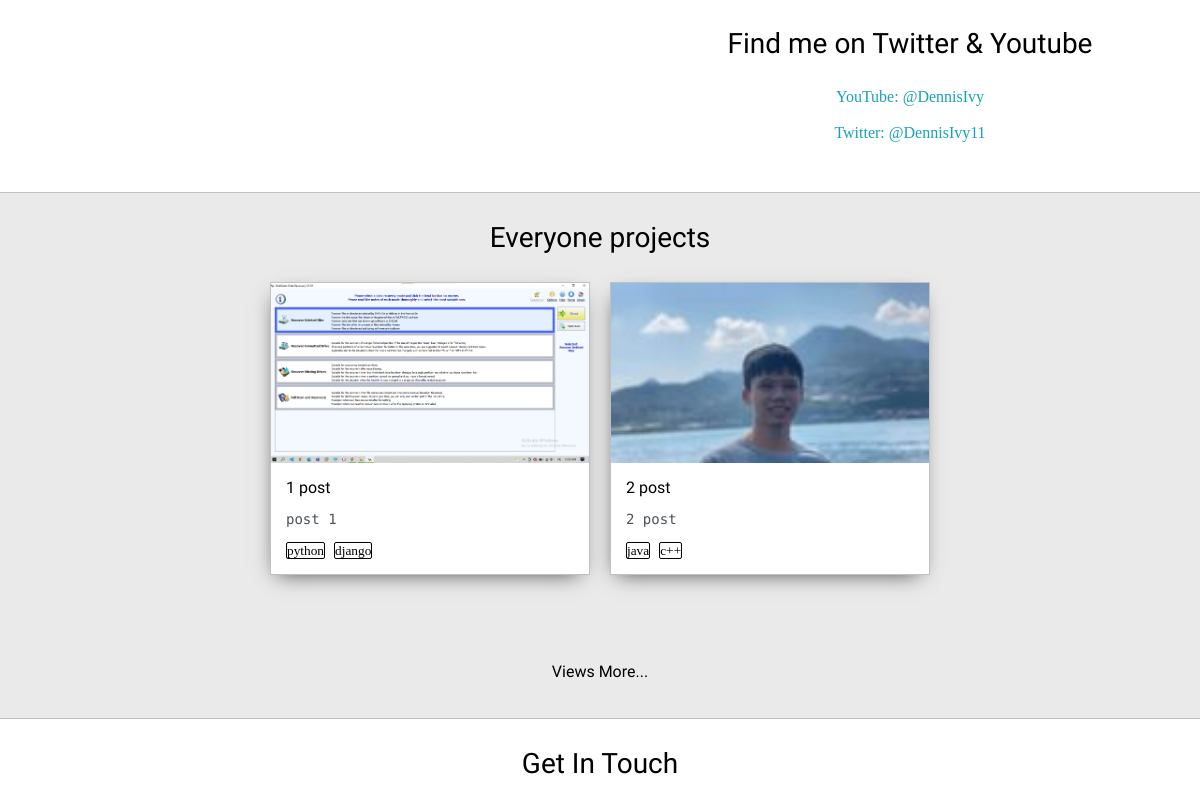
The app's page / (middle part), older data.
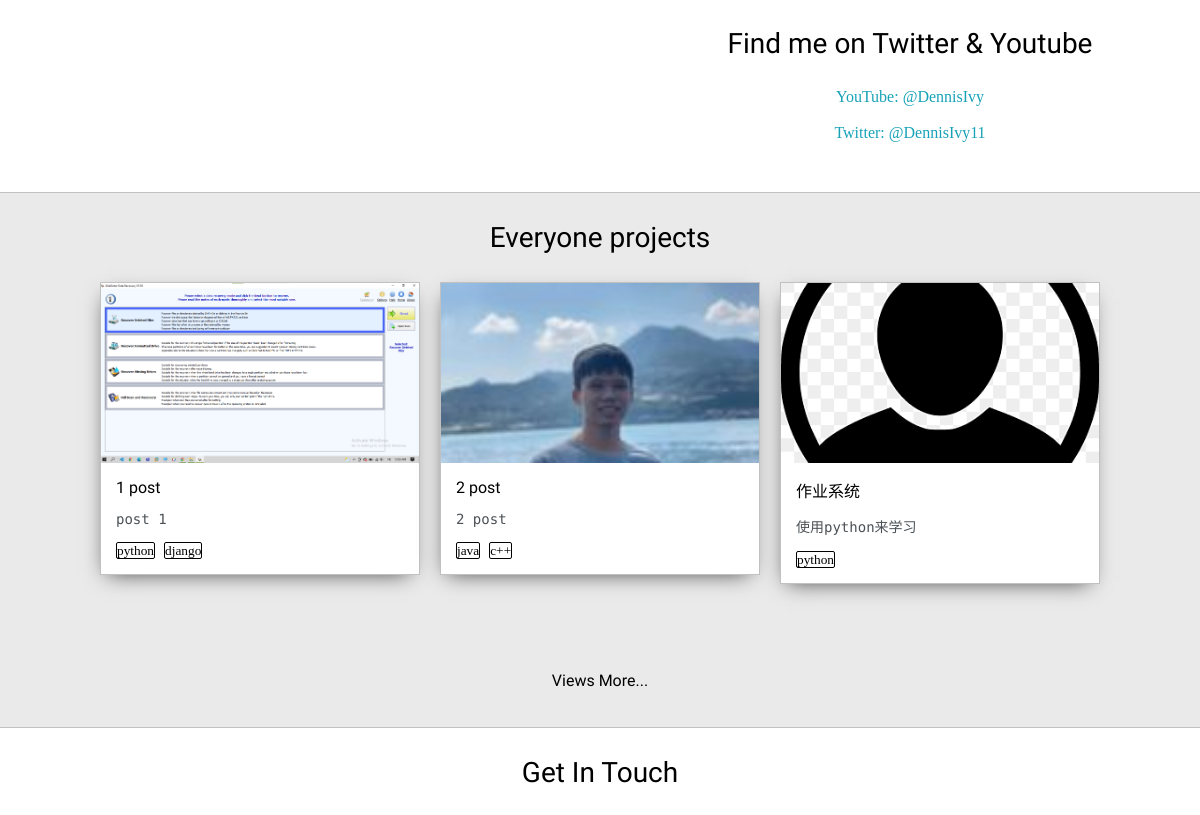
The same page, newer data.
### OurProfile/models.py (models this page shows, shortened)
class Post(models.Model):
    customer = models.ForeignKey(User,on_delete=models.CASCADE)
    images = models.ImageField(null = True,blank=True)
    title = models.CharField(max_length=200)
    body = models.TextField(max_length=500)
    date_created = models.DateTimeField(auto_now_add=True)
    categories = models.ManyToManyField(Tag,null=True)
    public = models.BooleanField(default=False)
    private = models.BooleanField(default=False)

class Tag(models.Model):
    name = models.CharField(max_length=50)
    def __str__(self):
        return self.name

### OurProfile/views.py (the view)
# urls.py: path('',views.home,name="home"),
def home(request):
    posts = Post.objects.all()[0:3]
    context = {'posts':posts}
    return render(request,"OurProfile/home.html",context)

### OurProfile/templates/OurProfile/home.html (shortened to what this page needs)
<!DOCTYPE html>
{% load static %}
<html>
<head>
	<link rel="stylesheet"  type="text/css" href="{% static 'css/layout.css' %}">
	<link id="theme-style" rel="stylesheet" type="text/css" href="">
</head>
<body>
	<section class="s2">
		<div class="main-container">
			<div class="about-wrapper">
				<div class="about-me">
				</div>
				<div class="social-links">
					<h3>Find me on Twitter & Youtube</h3>
					<a target="_blank" href="https://www.youtube.com/c/dennisivy">YouTube: @DennisIvy</a>
					<br>
					<a target="_blank" href="https://twitter.com/dennisivy11">Twitter: @DennisIvy11</a>
				</div>
			</div>
		</div>
	</section>
	<section class="s1">
		<div class="main-container">
			<h3 style="text-align: center;">Everyone projects</h3>
			<div class="post-wrapper">
			{% for post in posts %}
				<div>
					<div class="post">
						<a href="{% url 'post' post.id %}"><img class="thumbnail" src="{{ post.images.url }}"></a>
						<div class="post-preview">
							<h6 class="post-title">{{post.title}}</h6>
							<p class="post-intro">{{post.body}}</p>
							{% for categories in post.categories.all %}
								<small style="border: solid 1px;border-radius: 2px;margin-right: 5px;">{{categories}}</small>
							{% endfor %}
						</div>
					</div>
				</div>
			{% endfor %}
			</div>
			<a href="{% url 'posts' %}"><h6 style="text-align: center;">Views More...</h6></a>
		</div>
	</section>
	<section class="s2">
		<div class="main-container">
			<h3 style="text-align: center;">Get In Touch</h3>
		</div>
	</section>
</body>
</html>

### OurProfile/templates/OurProfile/navbar.html (shortened to what this page needs)
{% load static %}

### static/css/layout.css (style rules this page uses)
:root { --mainColor:#eaeaea; --secondaryColor:#fff; --borderColor:#c1c1c1; --mainText:black; --secondaryText:#4b5156; --themeDotBorder:#24292e; --previewBg:rgb(251, 249, 243, 0.8); --previewShadow:#f0ead6; --buttonColor:black; }
html, body { padding: 0; margin: 0; scroll-behavior: smooth; }
body * { transition: 0.3s; }
h1, h2, h3, h4, h5, h6, strong { color: var(--mainText); font-family: 'Russo One', sans-serif; font-weight: 500; }
p, li, span, label, input, textarea { color: var(--secondaryText); font-family: 'Roboto Mono', monospace; }
a { text-decoration: none; color:#17a2b8; }
h3 { font-size: 28px; }
h6 { font-size: 16px; }
.s1 { background-color: var(--mainColor); border-bottom:1px solid var(--borderColor); overflow:auto; }
.s2 { background-color: var(--secondaryColor); border-bottom:1px solid var(--borderColor); overflow:auto; }
.main-container { width: 1200px; margin: 0 auto; }
.about-wrapper { display: grid; grid-template-columns: repeat(auto-fit, minmax(320px, 1fr)); padding-bottom: 50px; padding-top: 50px; gap:100px; }
.social-links { display: grid; align-content: center; text-align: center; }
.post-wrapper { display: grid; grid-template-columns: repeat(auto-fit, 320px); gap:20px; justify-content: center; padding-bottom: 50px; }
.post { border:1px solid var(--borderColor); -webkit-box-shadow: -2px 7px 21px -9px rgba(0,0,0,0.75); -moz-box-shadow: -2px 7px 21px -9px rgba(0,0,0,0.75); box-shadow: -2px 7px 21px -9px rgba(0,0,0,0.75); }
.thumbnail { display: block; width: 100%; height:180px; object-fit: cover; }
.post-preview { background-color: #fff; padding:15px; }
.post-title { color:black; margin: 0; }
.post-intro { color:#4b5156; font-size: 14px; }
@media screen and (max-width: 1200px) { .main-container { width: 95%; } }

Row changes from the older to the newer data that the page shows:
added Post: images (picture), title "作业系统", body "使用python来学习", Tag (name "python")
